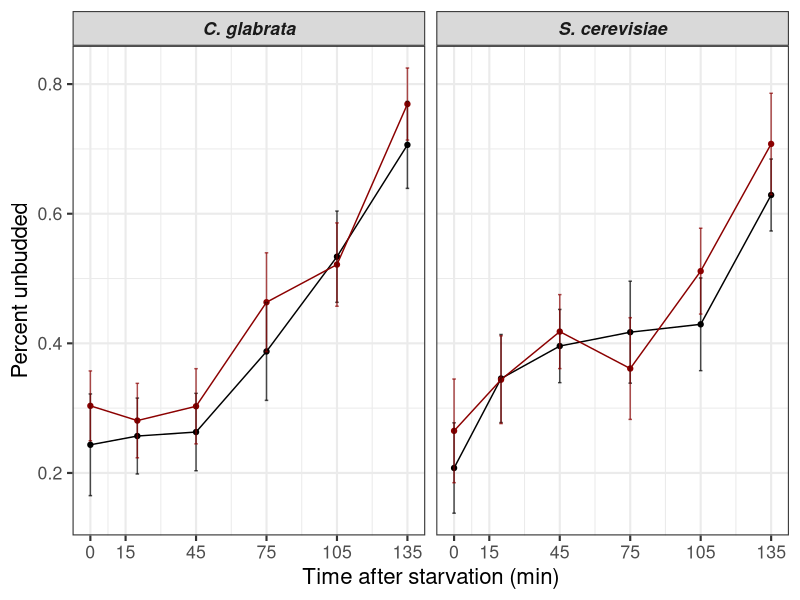
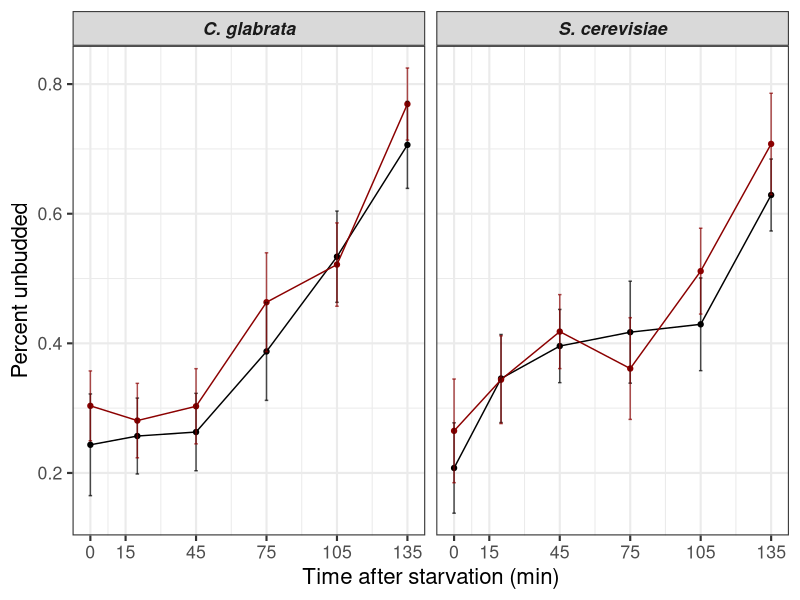

The R source for these figures, in order:
## ---- chunk 1
library(tidyverse)
library(cowplot)
## ---- chunk 2
# import the data
raw <- read_csv("input/20230421-budding-data-clean-HB.csv", col_types = "ccciiii") %>% 
  mutate(exp = paste(date, replicate, sep = "-"))
raw %>% group_by(species, exp, time) %>%
  summarize(fileds = n(), total_count = sum(total)) %>% 
  arrange(species, exp, time)
## ---- chunk 3
with(raw, all(budded + unbudded == total))
## ---- chunk 4
bud <- raw %>% 
  group_by(date, species, exp, replicate, time) %>% 
  summarize(across(c(total, budded, unbudded), sum), .groups = "drop")
bud
## ---- chunk 5
subRefDat <- filter(bud, date == "d040723", time == 0) %>% 
  mutate(exp = gsub("R1", "R2", exp))
bud1 <- rbind(bud, subRefDat) %>% arrange(species, exp, time) %>% 
  mutate(p_unbud = unbudded / total,
         sd = sqrt((p_unbud * (1-p_unbud))/total))
bud1 %>% head()
## ---- chunk 6
sps <- c("Sc" = "S. cerevisiae", "Cg" = "C. glabrata")

bud1 %>% 
  filter(date != "d040723") %>% 
  #mutate(time = factor(time, levels = sort(unique(time)))) %>% 
  ggplot(aes(x = time, y = p_unbud, group = exp, color = replicate)) + 
  geom_point() + geom_line() +
  geom_errorbar(aes(ymin = p_unbud - 1.96*sd, ymax = p_unbud + 1.96*sd,
                    color = replicate), width = 1.5, alpha = 0.7) +
  scale_color_manual(values = c("black", "darkred"), guide = "none") +
  scale_x_continuous(breaks = c(0, 15, 45, 75, 105, 135)) +
  facet_wrap(~species, labeller = labeller(species = sps)) +
  xlab("Time after starvation (min)") + ylab("Percent unbudded") +
  theme_bw(base_size = 16) +
  theme(strip.text = element_text(face = 4))
ggsave("output/20230422-HB-unbudded-timecourse.png", width = 6, height = 4)  

## ---- chunk 7
dat <- filter(bud1, time == 45, date != "d040723") %>% 
  group_by(species) %>% 
  summarize(across(budded:unbudded, sum)) %>% 
  column_to_rownames("species") %>% 
  as.matrix()
fisher.test(dat)
